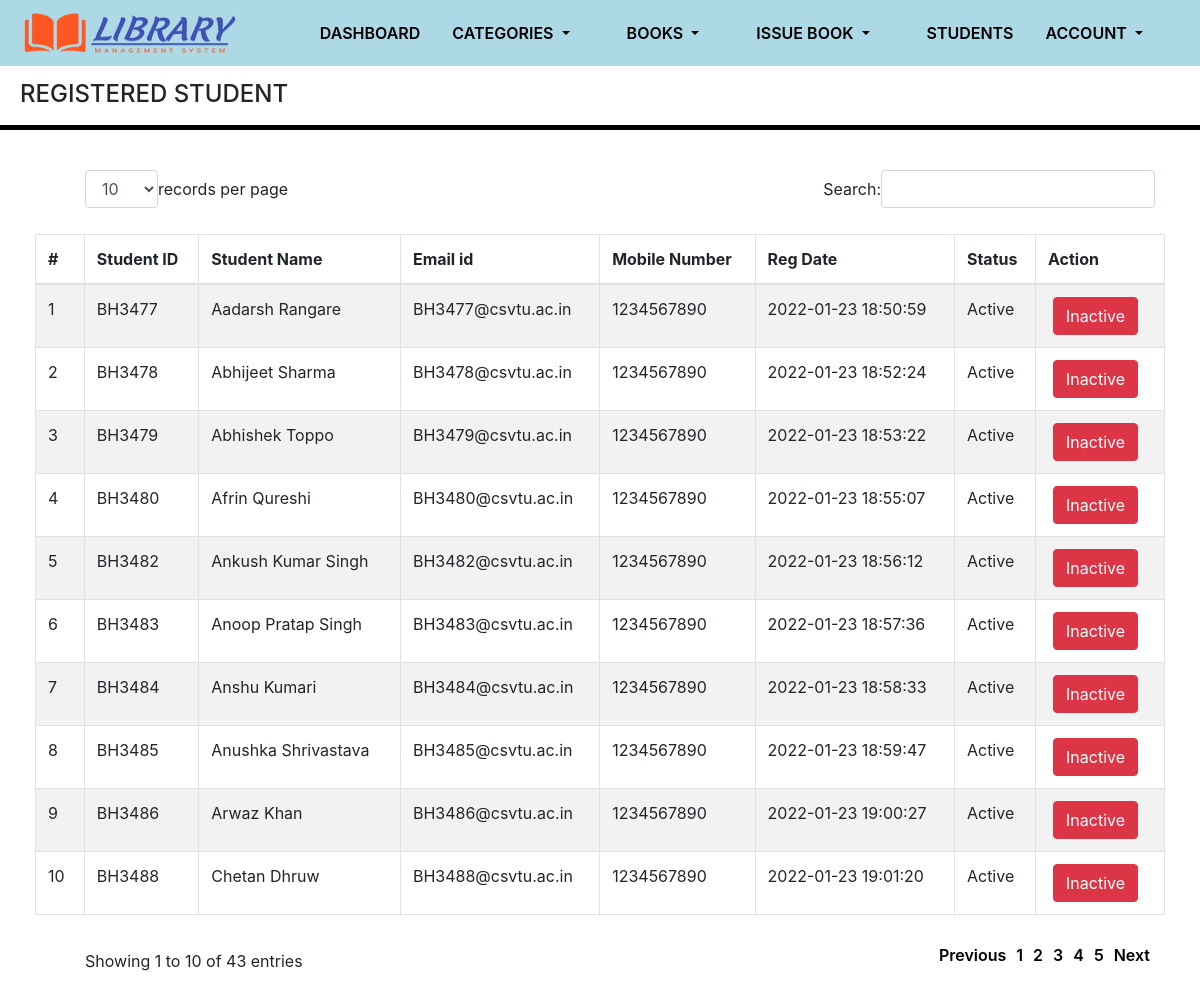
The page /library/admin/reg-students.php (signed in) on the database its author committed.
### tables this page shows
CREATE TABLE `tblstudents` (
  `id` int(11) NOT NULL,
  `StudentId` varchar(100) DEFAULT NULL,
  `FullName` varchar(120) DEFAULT NULL,
  `EmailId` varchar(120) DEFAULT NULL,
  `MobileNumber` char(11) DEFAULT NULL,
  `Password` varchar(120) DEFAULT NULL,
  `Status` int(1) DEFAULT NULL,
  `RegDate` timestamp NULL DEFAULT current_timestamp(),
  `UpdationDate` timestamp NULL DEFAULT NULL ON UPDATE current_timestamp()
);

### library/admin/reg-students.php (the view, shortened to what this page needs)
<?php
include('includes/config.php');
if(strlen($_SESSION['alogin'])==0)
    {
header('location:index.php');
}
else{
    ?>
<!DOCTYPE html>
<html lang="en">
  <head>
     <link rel="stylesheet" href="https://cdn.jsdelivr.net/npm/bootstrap@4.6.0/dist/css/bootstrap.min.css">
      <link href="assets/js/dataTables.bootstrap.css" rel="stylesheet" />
     <link rel="stylesheet"  href="css/main.css">
</head>
<body>
<?php include('includes/header.php');?>
             <h4 class="header-line">REGISTERED STUDENT</h4>
             <hr>
            <div class="row">
                <div class="col-12">
                    <div class="panel panel-default">
                        <div class="panel-body">
                            <div class="table-responsive">
                                <table class="table table-striped table-bordered table-hover" id="dataTables-example">
                                    <thead>
                                        <tr>
                                            <th>#</th>
                                            <th>Student ID</th>
                                            <th>Student Name</th>
                                            <th>Email id </th>
                                            <th>Mobile Number</th>
                                            <th>Reg Date</th>
                                            <th>Status</th>
                                            <th>Action</th>
                                        </tr>
                                    </thead>
                                    <tbody>
<?php $sql = "SELECT * from tblstudents";
$query = $dbh -> prepare($sql);
$query->execute();
$results=$query->fetchAll(PDO::FETCH_OBJ);
$cnt=1;
if($query->rowCount() > 0)
{
foreach($results as $result)
{               ?>
                                        <tr class="odd gradeX">
                                            <td class="center"><?php echo htmlentities($cnt);?></td>
                                            <td class="center"><?php echo htmlentities($result->StudentId);?></td>
                                            <td class="center"><?php echo htmlentities($result->FullName);?></td>
                                            <td class="center"><?php echo htmlentities($result->EmailId);?></td>
                                            <td class="center"><?php echo htmlentities($result->MobileNumber);?></td>
                                             <td class="center"><?php echo htmlentities($result->RegDate);?></td>
                                             <td class="center"><?php if($result->Status==1)
                                            {
                                                echo htmlentities("Active");
                                            } else {
                                            echo htmlentities("Blocked");
}
                                            ?></td>
                                            <td class="center">
                                             <?php if($result->Status==1)
                                              {?>
                                             <a href="reg-students.php?inid=<?php echo htmlentities($result->id);?>" onclick="return confirm('Are you sure you want to block this student?');"><button class="btn btn-danger"> Inactive</button>
                                            <?php } else {?>
                                            <a href="reg-students.php?id=<?php echo htmlentities($result->id);?>" onclick="return confirm('Are you sure you want to active this student?');"><button class="btn btn-primary"> Active</button>
                                            <?php } ?>
                                            </td>
                                        </tr>
 <?php $cnt=$cnt+1;}} ?>
                                    </tbody>
                                </table>
                            </div>
                        </div>
                    </div>
                </div>
            </div>
</body>
</html>
<?php } ?>

### library/admin/css/main.css (style rules this page uses)
a { color:black; font-weight:600; padding:5px; }
body { background-color: white; }
.header-line { margin-top:80px; margin-left:20px; }
hr { border-top: 5px solid black; }
.row { margin:20px; }
.panel { display:flex; justify-content:center; }

### rows shown on the page
tblstudents: StudentId "BH3477", FullName "Aadarsh Rangare", EmailId "BH3477@csvtu.ac.in", MobileNumber "1234567890", RegDate "2022-01-23 18:50:59"
tblstudents: StudentId "BH3478", FullName "Abhijeet Sharma", EmailId "BH3478@csvtu.ac.in", MobileNumber "1234567890", RegDate "2022-01-23 18:52:24"
tblstudents: StudentId "BH3479", FullName "Abhishek Toppo", EmailId "BH3479@csvtu.ac.in", MobileNumber "1234567890", RegDate "2022-01-23 18:53:22"
tblstudents: StudentId "BH3480", FullName "Afrin Qureshi", EmailId "BH3480@csvtu.ac.in", MobileNumber "1234567890", RegDate "2022-01-23 18:55:07"
tblstudents: StudentId "BH3482", FullName "Ankush Kumar Singh", EmailId "BH3482@csvtu.ac.in", MobileNumber "1234567890", RegDate "2022-01-23 18:56:12"
tblstudents: StudentId "BH3483", FullName "Anoop Pratap Singh", EmailId "BH3483@csvtu.ac.in", MobileNumber "1234567890", RegDate "2022-01-23 18:57:36"
tblstudents: StudentId "BH3484", FullName "Anshu Kumari", EmailId "BH3484@csvtu.ac.in", MobileNumber "1234567890", RegDate "2022-01-23 18:58:33"
tblstudents: StudentId "BH3485", FullName "Anushka Shrivastava", EmailId "BH3485@csvtu.ac.in", MobileNumber "1234567890", RegDate "2022-01-23 18:59:47"
tblstudents: StudentId "BH3486", FullName "Arwaz Khan", EmailId "BH3486@csvtu.ac.in", MobileNumber "1234567890", RegDate "2022-01-23 19:00:27"
tblstudents: StudentId "BH3488", FullName "Chetan Dhruw", EmailId "BH3488@csvtu.ac.in", MobileNumber "1234567890", RegDate "2022-01-23 19:01:20"
